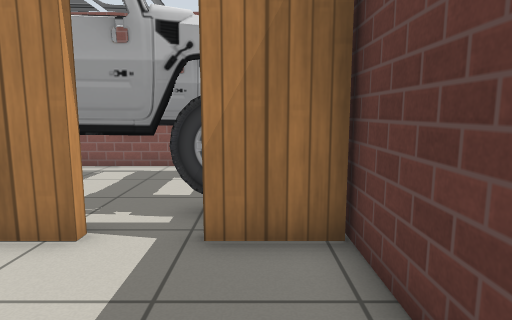
[1] (above)

22 first-person views from a walk through a Gazebo world. The camera is 0.9 m above the floor, tilts 8° down and sees 75° across. The floor is counted in squares, 0.5 m on a side. Each view is taken from the middle of a square. On the plan, view 1 faces up. The plan holds only what a view shows up to about 17 squares ahead; the rest is blank. Simple patterns stand in for the simulator's built-in surfaces. Simple shapes stand in for some stock models.

[2]
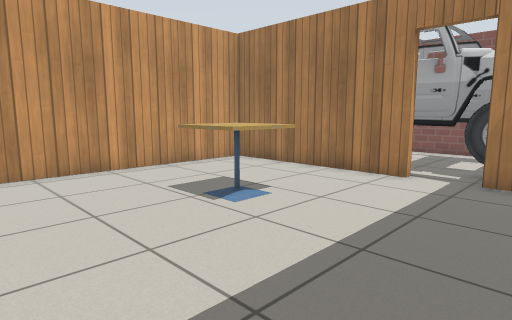

[3]
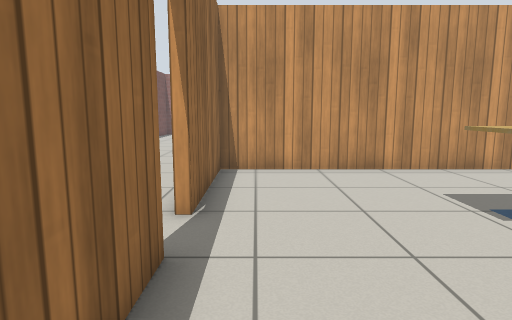

[4]
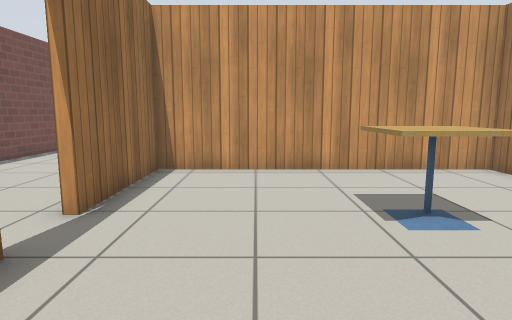

[5]
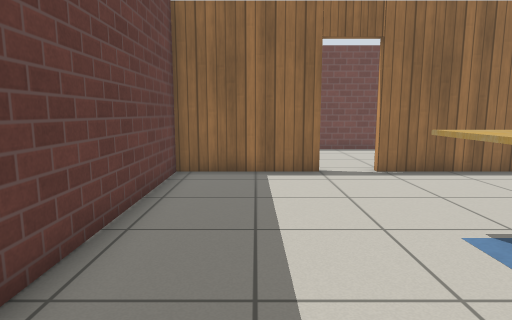

[6]
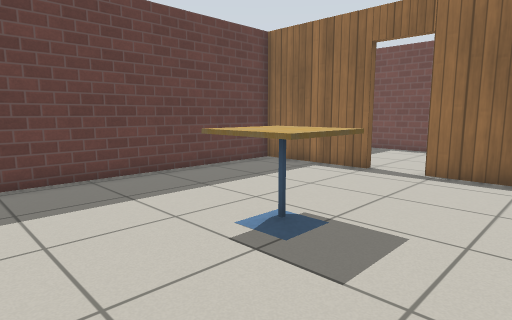

[7]
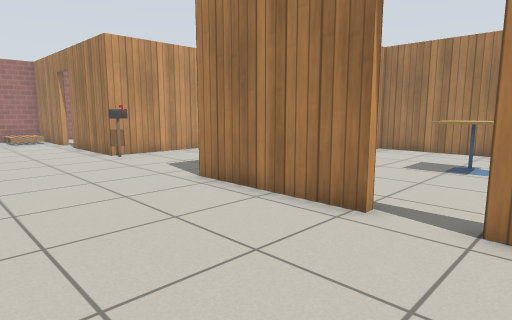

[8]
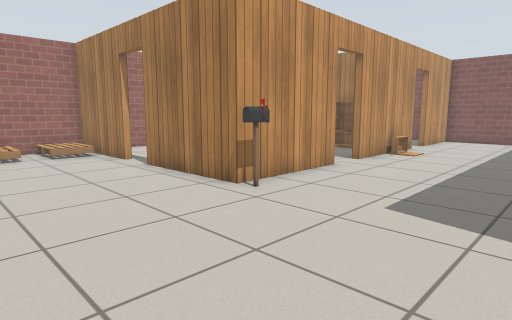

[9]
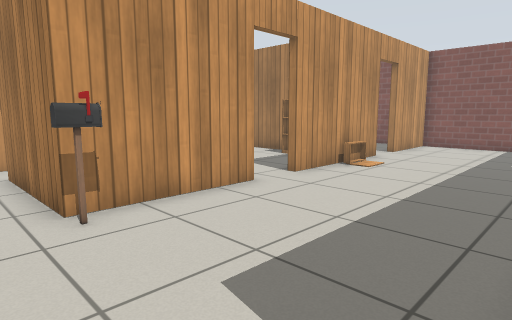

[10]
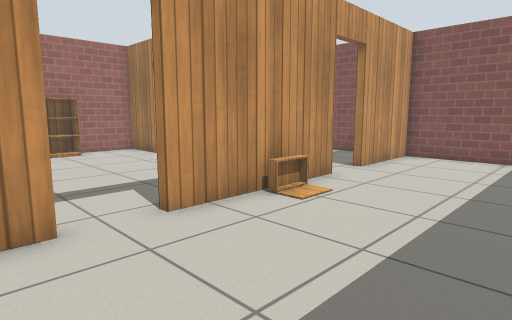

[11]
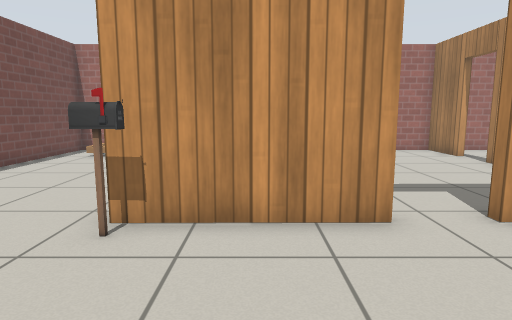

[12]
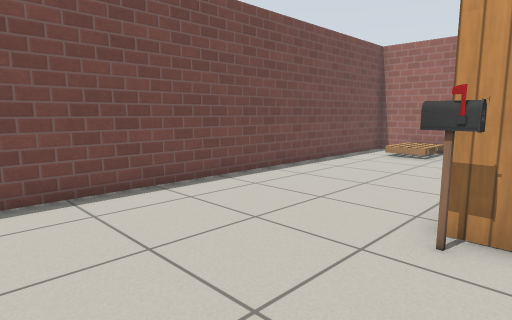

[13]
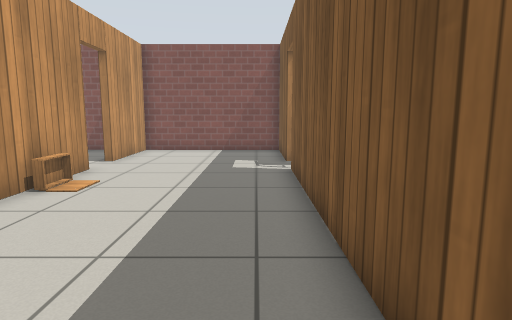

[14]
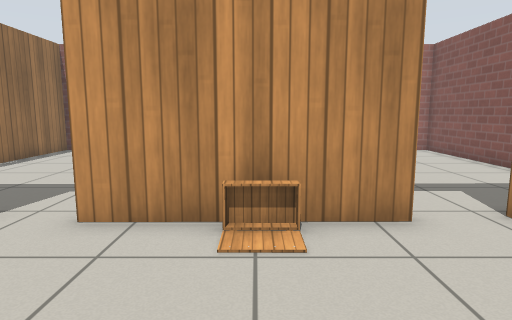

[15]
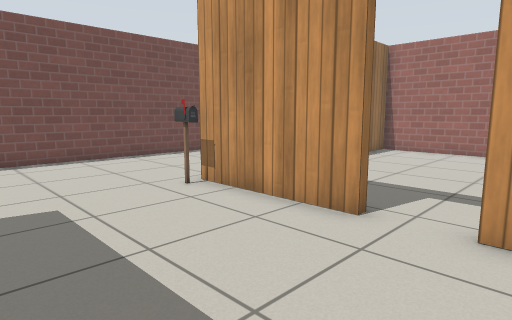

[16]
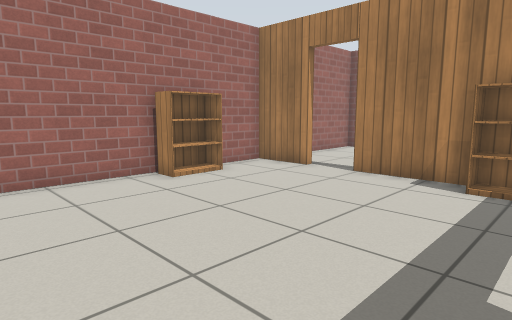

[17]
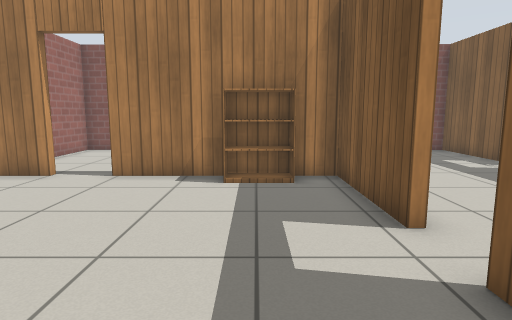

[18]
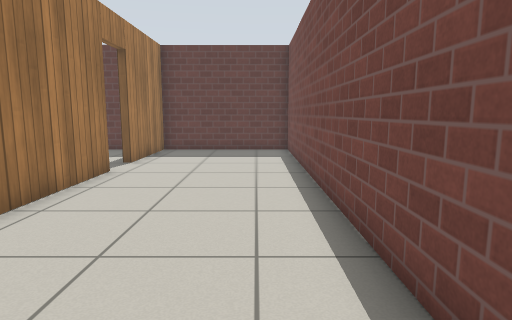

[19]
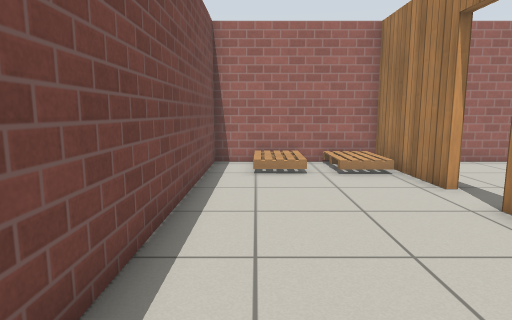

[20]
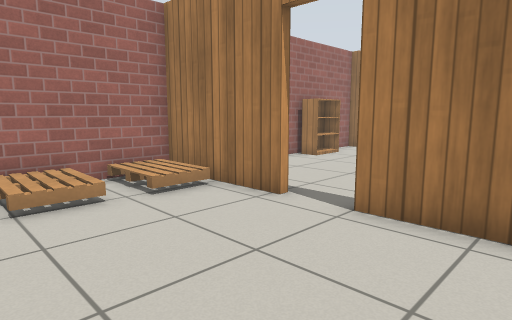

[21]
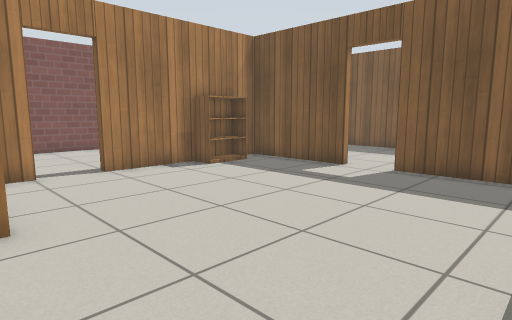

[22]
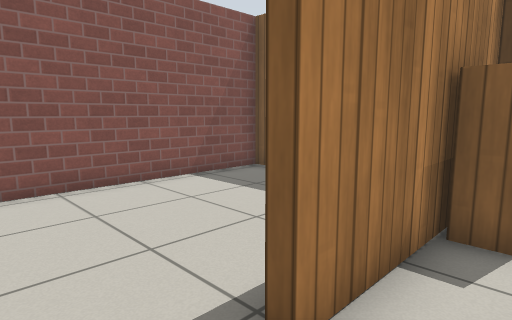

### Floor plan
Ten units are one square. View 1 is at (0, 0); x grows to the right and y downward. Boxes are objects, and circles mark ways between rooms. Rooms are numbered by the first view taken in them; rooms with no view inside come last. Other rooms are left out.
<svg viewBox="-280 -119 300 250">
<path fill="none" stroke="#000" d="M-25 -45 -96 -45 -96 61 -46 61M-30 61 15 61 13 -48M14 -45 -8 -45M-99 38 -99 -56M-165 64 -210 65M-163 17 -163 57M-46 64 -99 64M-227 65 -273 66M-164 -57 -163 0M-99 -74 -99 -113 -164 -113 -164 -73M-273 85 -273 96M-273 114 -273 125 15 126 15 64 -30 64M-273 5 -273 64M-249 -45 -273 -45 -273 -14M-268 61 -229 61M-166 0 -167 -45 -231 -45M-166 48 -166 17M-167 -108 -167 -113 -273 -114 -273 -62"/>
<rect x="-55" y="-15" width="20" height="30" fill="#bbb"><title>cafe table</title></rect>
<rect x="-275" y="95" width="30" height="20" fill="#bbb"><title>pallet</title></rect>
<rect x="-275" y="65" width="30" height="20" fill="#bbb"><title>pallet</title></rect>
<rect x="-165" y="55" width="10" height="10" fill="#bbb"><title>postbox</title></rect>
<rect x="-165" y="-35" width="10" height="10" fill="#bbb"><title>other object</title></rect>
<rect x="-275" y="-15" width="20" height="20" fill="#bbb"><title>bookshelf</title></rect>
<rect x="-205" y="-45" width="30" height="10" fill="#bbb"><title>bookshelf</title></rect>
<circle cx="-35" cy="60" r="3" fill="#2a7"/>
<circle cx="-165" cy="5" r="3" fill="#2a7"/>
<circle cx="-215" cy="60" r="3" fill="#2a7"/>
<circle cx="-270" cy="60" r="3" fill="#2a7"/>
<circle cx="-165" cy="-65" r="3" fill="#2a7"/>
<circle cx="-245" cy="-50" r="3" fill="#2a7"/>
<text x="-40" y="0">1</text>
<text x="-130" y="50">2</text>
<text x="-230" y="10">3</text>
<text x="-230" y="-90">4</text>
</svg>
Room 1 opens to room 2. Room 2 opens to room 3. Room 2 opens to room 4. Room 3 opens to room 4.

Where each view was taken, in squares from view 1:
view 1: 0 up, 0 right, facing up
view 2: 5 down, 1 right, facing up-left
view 3: 5 down, 1 right, facing left
view 4: 3 down, 1 right, facing left
view 5: 4 up, 1 left, facing down
view 6: 4 up, 8 left, facing down-right
view 7: 12 down, 2 left, facing up-left
view 8: 12 down, 10 left, facing up-left
view 9: 8 down, 10 left, facing up-left
view 10: 3 down, 11 left, facing up-left
view 11: 4 down, 11 left, facing left
view 12: 5 down, 11 left, facing down-left
view 13: 5 down, 11 left, facing up
view 14: 3 up, 11 left, facing left
view 15: 1 up, 11 left, facing down-left
view 16: 5 down, 18 left, facing up-left
view 17: 5 down, 19 left, facing up
view 18: 11 down, 15 left, facing right
view 19: 11 down, 15 left, facing left
view 20: 12 down, 18 left, facing up-left
view 21: 6 down, 27 left, facing up-right
view 22: 3 up, 25 left, facing up-right
